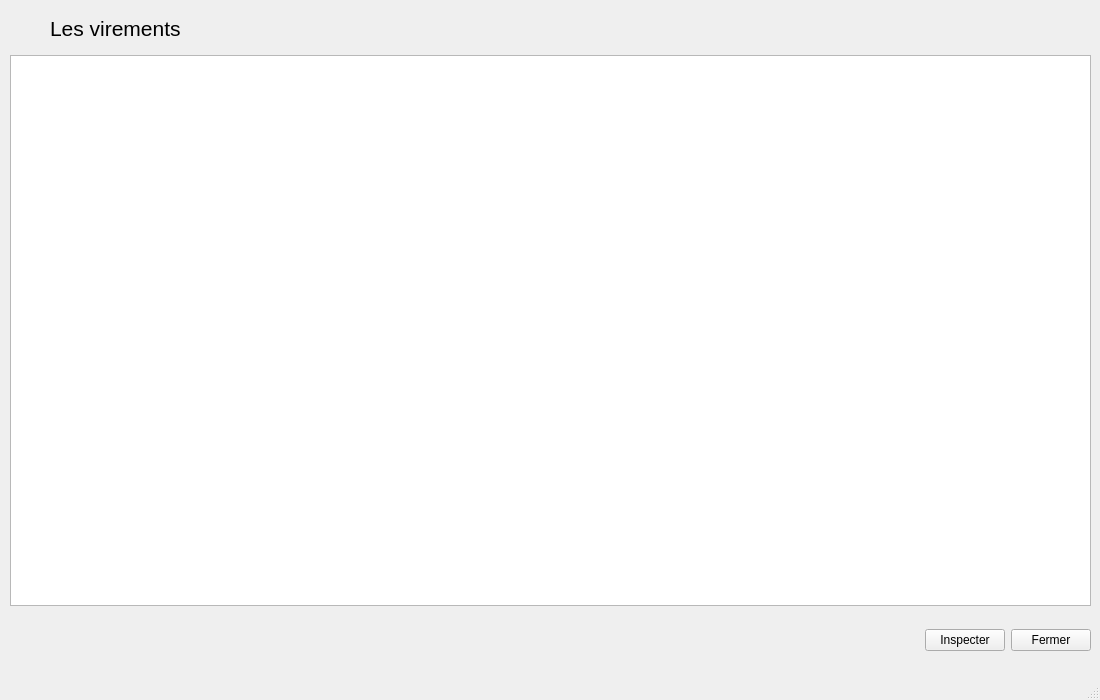
<?xml version="1.0" encoding="UTF-8"?>
<ui version="4.0">
 <class>UiListVirement</class>
 <widget class="QMainWindow" name="UiListVirement">
  <property name="geometry">
   <rect>
    <x>0</x>
    <y>0</y>
    <width>1100</width>
    <height>700</height>
   </rect>
  </property>
  <property name="minimumSize">
   <size>
    <width>1100</width>
    <height>700</height>
   </size>
  </property>
  <property name="maximumSize">
   <size>
    <width>1100</width>
    <height>700</height>
   </size>
  </property>
  <property name="windowTitle">
   <string>Virements en cours</string>
  </property>
  <widget class="QWidget" name="centralwidget">
   <widget class="QWidget" name="horizontalLayoutWidget">
    <property name="geometry">
     <rect>
      <x>10</x>
      <y>10</y>
      <width>1081</width>
      <height>37</height>
     </rect>
    </property>
    <layout class="QHBoxLayout" name="horizontalLayoutNorth">
     <item>
      <spacer name="horizontalSpacer">
       <property name="orientation">
        <enum>Qt::Vertical</enum>
       </property>
       <property name="sizeHint" stdset="0">
        <size>
         <width>40</width>
         <height>20</height>
        </size>
       </property>
      </spacer>
     </item>
     <item>
      <widget class="QLabel" name="labelTitle">
       <property name="font">
        <font>
         <pointsize>16</pointsize>
        </font>
       </property>
       <property name="text">
        <string>Les virements</string>
       </property>
      </widget>
     </item>
     <item>
      <spacer name="horizontalSpacerLeft">
       <property name="orientation">
        <enum>Qt::Vertical</enum>
       </property>
       <property name="sizeHint" stdset="0">
        <size>
         <width>40</width>
         <height>20</height>
        </size>
       </property>
      </spacer>
     </item>
    </layout>
   </widget>
   <widget class="QWidget" name="horizontalLayoutWidget_Tableview">
    <property name="geometry">
     <rect>
      <x>10</x>
      <y>55</y>
      <width>1081</width>
      <height>551</height>
     </rect>
    </property>
    <layout class="QHBoxLayout" name="horizontalLayoutTableview">
     <item>
      <widget class="QTableView" name="tableViewTransactions">
       <property name="selectionBehavior">
        <enum>QAbstractItemView::SelectItems</enum>
       </property>
      </widget>
     </item>
    </layout>
   </widget>
   <widget class="QWidget" name="horizontalLayoutWidget_Buttons">
    <property name="geometry">
     <rect>
      <x>10</x>
      <y>620</y>
      <width>1081</width>
      <height>41</height>
     </rect>
    </property>
    <layout class="QHBoxLayout" name="horizontalLayoutButtons">
     <item>
      <spacer name="horizontalSpacer_2">
       <property name="orientation">
        <enum>Qt::Horizontal</enum>
       </property>
       <property name="sizeHint" stdset="0">
        <size>
         <width>40</width>
         <height>20</height>
        </size>
       </property>
      </spacer>
     </item>
     <item>
      <widget class="QPushButton" name="pushButtonInspecter">
       <property name="text">
        <string>Inspecter</string>
       </property>
      </widget>
     </item>
     <item>
      <widget class="QPushButton" name="pushButtonClose">
       <property name="text">
        <string>Fermer</string>
       </property>
      </widget>
     </item>
    </layout>
   </widget>
  </widget>
  <widget class="QMenuBar" name="menubar">
   <property name="geometry">
    <rect>
     <x>0</x>
     <y>0</y>
     <width>1100</width>
     <height>21</height>
    </rect>
   </property>
  </widget>
  <widget class="QStatusBar" name="statusbar"/>
 </widget>
 <resources/>
 <connections/>
</ui>
